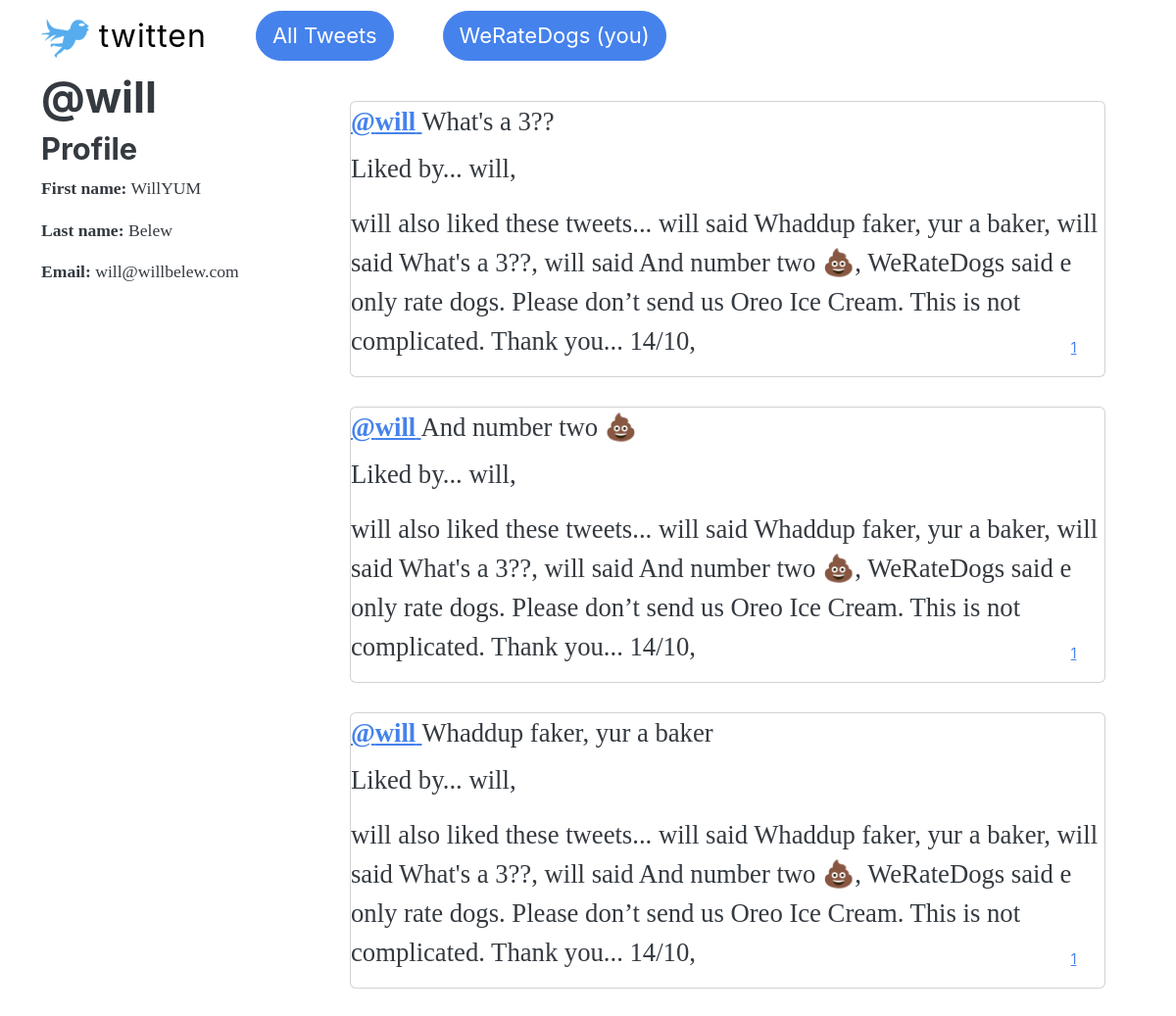
/users/will/ (signed in), run on the app's committed database.
### microblog/models.py (models this page shows)
class Tweet(models.Model):
    user = models.ForeignKey(
        User,
        on_delete=models.CASCADE,
    )
    text = models.CharField(max_length=160)
    created = models.DateTimeField(auto_now_add=True)
    last_modified = models.DateTimeField(auto_now=True)
    image = models.FileField(upload_to='tweet_images/', null=True, blank=True)
    liked = models.ManyToManyField(
        User,
        related_name="liked_tweets",
    )
    def __str__(self):
        return self.user.username + ' said ' + self.text

### microblog/views.py (the view)
# urls.py: path('users/<username>/', views.user_page, name="user_page"),
def user_page(request, username):
    user = User.objects.get(username=username)
    if request.method == 'POST':
        form = TweetForm(request.POST, request.FILES)
        if form.is_valid():
            tweet = form.save(commit=False)
            tweet.user = user
            tweet.save()
            return redirect(request.META.get('HTTP_REFERER', '/'))
    else:
        form = TweetForm()
    tweets = Tweet.objects.order_by('-created')
    tweets_by_user = tweets.filter(user=user)
    context = {
        'tweets': tweets_by_user,
        'form': form,
        'user_on_page': user,
        'is_me': user == request.user,
    }
    return render(request, 'pages/user_page.html', context)

### microblog/templates/pages/user_page.html (shortened to what this page needs)
{% extends "base.html" %}
{% load static i18n %}
{% block content %}
<div class="container">
    <div class="row">
        <div class="col-md-3">
            <h1>@{{ user_on_page.username }}</h1>
            <h3>Profile</h3>
            <p><strong>First name:</strong> {{ user_on_page.first_name }}</p>
            <p><strong>Last name:</strong> {{ user_on_page.last_name }}</p>
            <p><strong>Email:</strong> {{ user_on_page.email }}</p>
        </div>
        <div class="col-md-9">
            {% include "snippets/tweets.html" %}
        </div>
    </div>
</div>
{% endblock content %}

### microblog/templates/base.html (shortened to what this page needs)
{% load static i18n %}<!DOCTYPE html>
<html lang="en">
  <head>
    <link rel="stylesheet" href="https://bootswatch.com/5/litera/bootstrap.min.css" />
    <link rel="stylesheet" href="https://cdnjs.cloudflare.com/ajax/libs/octicons/4.4.0/font/octicons.css" />
  </head>
  <body>
      <nav class="navbar navbar-expand-md">
        <div class="container">
            <a class="navbar-brand" href="/">
                <img src="{% static "the_bird.png" %}" style="height: 40px" /> twitten
            </a>
            <div class="collapse navbar-collapse" id="navbarSupportedContent">
                <ul class="navbar-nav me-auto">
                    <li class="nav-item">
                        <a class="btn btn-primary btn-lg" href="{% url "all_tweets" %}">All Tweets</a>
                    </li>
                    {% if user.is_authenticated %}
                        <li class="nav-item" style="padding-left: 50px">
                            <a class="btn btn-primary btn-lg" href="/users/{{ user.username }}/">{{ user }} (you)</a>
                        </li>
                    {% endif %}
                </ul>
            </div>
        </nav>
      {% block content %}
      {% endblock content %}
  </body>
</html>

### microblog/templates/snippets/tweets.html (shortened to what this page needs)
{% for tweet in tweets %}
<div class="tweet card">
    <div class="row">
        <p class="card-title">
            <a href="/users/{{ tweet.user.username }}/">
                <strong>@{{ tweet.user.username }}</strong>
            </a>
            {{ tweet.text }}
        </p>
    </div>
    {% if user.is_authenticated %}
    <div class="links">
        <a href="/like-tweet/{{ tweet.id }}/" class="btn btn-link">
            {{ tweet.liked.all|length }}
        </a>
    </div>
    {% endif %}
    <div class="row">
        <p>Liked by...
            {% for tweeter in tweet.liked.all %}
            {{ tweeter.username }},
            {% endfor %}
        </p>
    </div>
    <div class="row">
        <p>{{tweet.user}} also liked these tweets...
            {% for twt in tweet.user.liked_tweets.all %}
            {{ twt }},
            {% endfor %}
        </p>
    </div>
</div>
{% endfor %}

### data on the page
Tweet: user.username "will", text "What's a 3??", liked.all|length "1", user "will", user+text "will said What's a 3??"
Tweet: user+text "will said Whaddup faker, yur a baker", user.username "will", text "Whaddup faker, yur a baker", liked.all|length "1", user "will"
Tweet: user+text "will said And number two 💩", user.username "will", text "And number two 💩", liked.all|length "1", user "will"
Tweet: user+text "WeRateDogs said e only rate dogs. Please don’t send us Oreo Ice Cream. This is not complicated. Thank you... 14/10"

### other printed values
{{ user }} "WeRateDogs"
{{ user_on_page.username }} "will"
{{ user_on_page.first_name }} "WillYUM"
{{ user_on_page.last_name }} "Belew"
{{ user_on_page.email }} "will@willbelew.com"
{{ tweeter.username }} "will"
